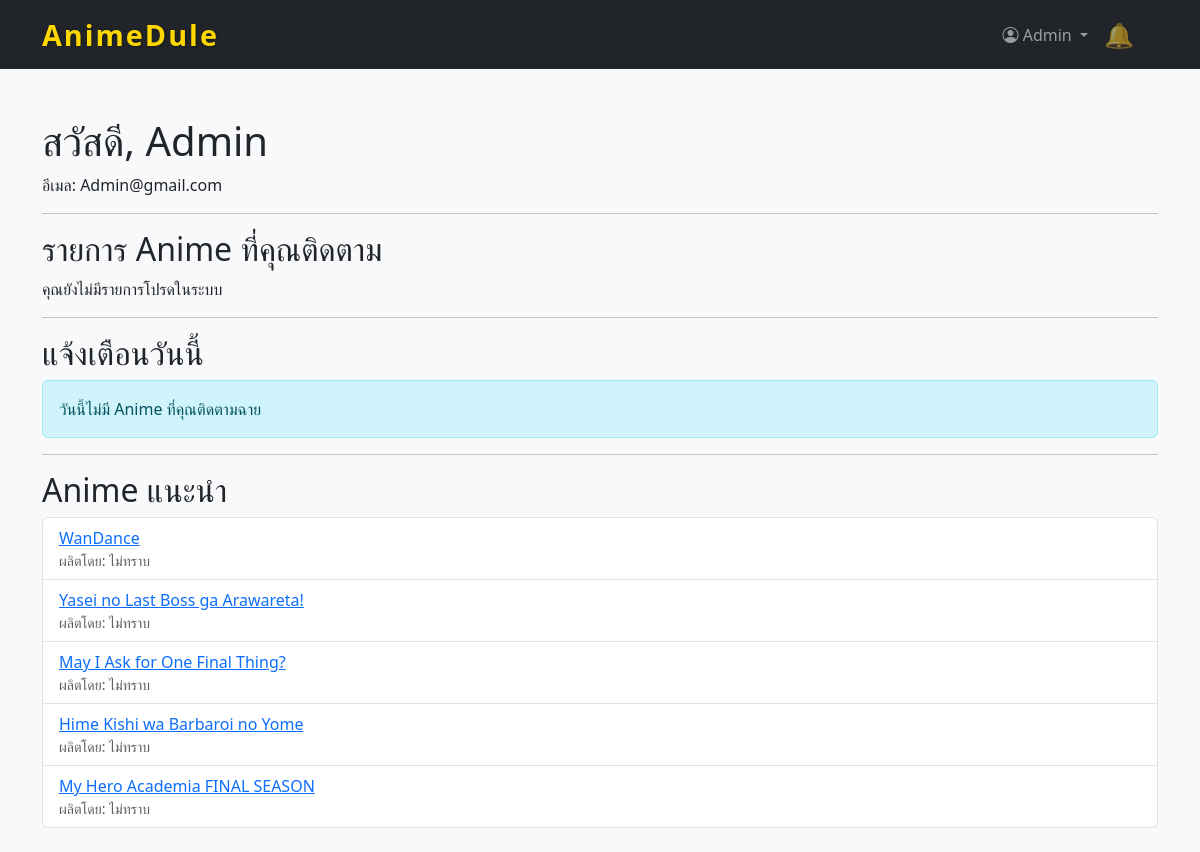
/dashboard.php (signed in), run on the app's committed database.
### tables this page shows
CREATE TABLE `users` (
  `id` int(11) NOT NULL,
  `name` varchar(100) NOT NULL,
  `email` varchar(100) NOT NULL,
  `password` varchar(255) NOT NULL,
  `created_at` timestamp NOT NULL DEFAULT current_timestamp()
);

CREATE TABLE `anime` (
  `id` int(11) NOT NULL,
  `anilist_id` int(11) DEFAULT NULL,
  `title_en` varchar(255) DEFAULT NULL,
  `title_native` varchar(255) DEFAULT NULL,
  `title_romaji` varchar(255) DEFAULT NULL,
  `cover_image` varchar(255) DEFAULT NULL,
  `total_episodes` int(11) DEFAULT NULL,
  `season_id` int(11) DEFAULT NULL,
  `created_at` timestamp NOT NULL DEFAULT current_timestamp(),
  `updated_at` timestamp NOT NULL DEFAULT current_timestamp() ON UPDATE current_timestamp(),
  `next_episode_air_time` datetime DEFAULT NULL,
  `source_id` int(11) DEFAULT NULL,
  `status_id` int(11) DEFAULT NULL,
  `studio_id` int(11) DEFAULT NULL,
  `synopsis` text DEFAULT NULL,
  `format` varchar(50) DEFAULT NULL
);

### dashboard.php (the view, shortened to what this page needs)
<?php
require 'config/database.php';
$user_id = $_SESSION['user'];
$stmt = $pdo->prepare("SELECT id, name, email FROM users WHERE id = ?");
$stmt->execute([$user_id]);
$user = $stmt->fetch(PDO::FETCH_ASSOC);
$stmt = $pdo->prepare("
    SELECT
        a.id,
        a.title_en, a.title_romaji, a.title_native,
        a.next_episode_air_time,
        st.code AS status,
        src.code AS source,
        GROUP_CONCAT(DISTINCT stu.name ORDER BY stu.name SEPARATOR ', ') AS studios
    FROM favorites fa
    JOIN anime a ON fa.anime_id = a.id
    LEFT JOIN statuses st ON a.status_id = st.id
    LEFT JOIN sources src ON a.source_id = src.id
    LEFT JOIN anime_studios ast ON a.id = ast.anime_id
    LEFT JOIN studios stu ON ast.studio_id = stu.id
    WHERE fa.user_id = ?
    GROUP BY a.id
    ORDER BY a.next_episode_air_time ASC
");
$stmt->execute([$user_id]);
$favoriteAnime = $stmt->fetchAll();
$today = date('Y-m-d');
$stmt = $pdo->prepare("
    SELECT
        a.title_en, a.title_romaji, a.title_native,
        a.next_episode_air_time
    FROM favorites fa
    JOIN anime a ON fa.anime_id = a.id
    WHERE fa.user_id = ? AND DATE(a.next_episode_air_time) = ?
    ORDER BY a.next_episode_air_time ASC
");
$stmt->execute([$user_id, $today]);
$todayAnimes = $stmt->fetchAll();
$stmt = $pdo->query("
    SELECT
        a.id,
        a.title_en, a.title_romaji, a.title_native,
        GROUP_CONCAT(DISTINCT stu.name ORDER BY stu.name SEPARATOR ', ') AS studios
    FROM anime a
    LEFT JOIN anime_studios ast ON a.id = ast.anime_id
    LEFT JOIN studios stu ON ast.studio_id = stu.id
    WHERE a.title_en IS NOT NULL OR a.title_romaji IS NOT NULL OR a.title_native IS NOT NULL
    GROUP BY a.id
    ORDER BY a.created_at DESC
    LIMIT 5
");
$recommendedAnime = $stmt->fetchAll();
?>
<!DOCTYPE html>
<html lang="th">
<head>
    <link href="https://cdn.jsdelivr.net/npm/bootstrap@5.3.0/dist/css/bootstrap.min.css" rel="stylesheet" />
    <link href="https://cdn.jsdelivr.net/npm/bootstrap-icons@1.10.5/font/bootstrap-icons.css" rel="stylesheet" />
    <link rel="stylesheet" href="assets/css/style.css" />
</head>
<body class="bg-light">
<?php include 'includes/navbar.php'; ?>
<div class="container py-4">
  <h1>สวัสดี, <?= htmlspecialchars($user['name']) ?></h1>
  <p>อีเมล: <?= htmlspecialchars($user['email']) ?></p>
  <hr>
  <h2>รายการ Anime ที่คุณติดตาม</h2>
  <?php if (count($favoriteAnime) > 0): ?>
    <div class="list-group">
      <?php foreach ($favoriteAnime as $anime): ?>
        <?php
          $title = $anime['title_en'] ?: ($anime['title_romaji'] ?: $anime['title_native'] ?: '-');
        ?>
        <a href="anime.php?id=<?= (int)$anime['id'] ?>" class="list-group-item list-group-item-action">
          <div class="d-flex justify-content-between align-items-center">
            <div>
              <strong><?= htmlspecialchars($title) ?></strong><br>
              <small class="text-muted">
                สถานะ: <?= htmlspecialchars($anime['status'] ?? '-') ?> |
                ต้นฉบับ: <?= htmlspecialchars($anime['source'] ?? '-') ?> |
                สตูดิโอ: <?= $anime['studios'] ? htmlspecialchars($anime['studios']) : 'ไม่ทราบ' ?>
              </small>
            </div>
            <small class="text-muted">
              ตอนต่อไป: <?= $anime['next_episode_air_time'] ? date('d M Y H:i', strtotime($anime['next_episode_air_time'])) : 'ไม่ระบุ' ?>
            </small>
          </div>
        </a>
      <?php endforeach; ?>
    </div>
  <?php else: ?>
    <p>คุณยังไม่มีรายการโปรดในระบบ</p>
  <?php endif; ?>
  <hr>
  <h2>แจ้งเตือนวันนี้</h2>
  <?php if (count($todayAnimes) > 0): ?>
    <ul class="list-group mb-4">
      <?php foreach ($todayAnimes as $anime): ?>
        <?php
          $title = $anime['title_en'] ?: ($anime['title_romaji'] ?: $anime['title_native'] ?: '-');
        ?>
        <li class="list-group-item d-flex justify-content-between align-items-center">
          <?= htmlspecialchars($title) ?>
          <span class="badge bg-info"><?= date('H:i', strtotime($anime['next_episode_air_time'])) ?></span>
        </li>
      <?php endforeach; ?>
    </ul>
  <?php else: ?>
    <div class="alert alert-info">วันนี้ไม่มี Anime ที่คุณติดตามฉาย</div>
  <?php endif; ?>
  <hr>
  <h2>Anime แนะนำ</h2>
  <ul class="list-group">
    <?php foreach ($recommendedAnime as $anime): ?>
      <?php
        $title = $anime['title_en'] ?: ($anime['title_romaji'] ?: $anime['title_native'] ?: '-');
      ?>
      <li class="list-group-item">
        <a href="anime.php?id=<?= (int)$anime['id'] ?>">
          <?= htmlspecialchars($title) ?>
        </a>
        <small class="text-muted d-block">
          ผลิตโดย: <?= $anime['studios'] ? htmlspecialchars($anime['studios']) : 'ไม่ทราบ' ?>
        </small>
      </li>
    <?php endforeach; ?>
  </ul>
</div>
</body>
</html>

### includes/navbar.php (shortened to what this page needs)
<nav class="navbar navbar-expand-lg navbar-dark bg-dark mb-4">
    <div class="container">
        <a class="navbar-brand" href="index.php">AnimeDule</a>
        <div class="collapse navbar-collapse" id="navmenu">
            <ul class="navbar-nav ms-auto align-items-center">
                <?php if (is_array($user) && isset($user['name'])): ?>
                    <li class="nav-item dropdown">
                        <a class="nav-link dropdown-toggle" href="#" id="userDropdown" role="button"
                           data-bs-toggle="dropdown" aria-expanded="false">
                            <i class="bi bi-person-circle"></i> <?= htmlspecialchars($user['name']) ?>
                        </a>
                    </li>
                <?php else: ?>
                    <li class="nav-item"><a class="nav-link" href="login.php">เข้าสู่ระบบ</a></li>
                    <li class="nav-item"><a class="nav-link" href="register.php">สมัครสมาชิก</a></li>
                <?php endif; ?>
                <li class="nav-item dropdown me-3">
                    <a class="nav-link position-relative" href="#" id="notifDropdown" role="button" data-bs-toggle="dropdown" aria-expanded="false">
                        🔔
                    </a>
                </li>
            </ul>
        </div>
    </div>
</nav>

### assets/css/style.css (style rules this page uses)
body { background: #f8f9fa; min-height: 100vh; display: flex; flex-direction: column; }
.navbar-brand { font-weight: 700; font-size: 1.8rem; letter-spacing: 2px; color: #ffd700 !important; text-shadow: 1px 1px 3px rgba(0, 0, 0, 0.3); }
.nav-link.position-relative { font-size: 1.5rem; cursor: pointer; }

### data on the page
users: name "Admin", email "Admin@gmail.com"
anime: title_romaji "WanDance"
anime: title_romaji "Yasei no Last Boss ga Arawareta!"
anime: title_en "May I Ask for One Final Thing?"
anime: title_romaji "Hime Kishi wa Barbaroi no Yome"
anime: title_en "My Hero Academia FINAL SEASON"
